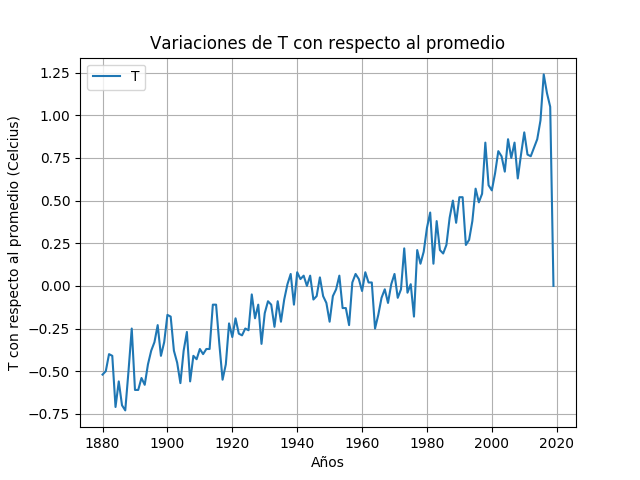

Python code for this plot:
import numpy as np
import matplotlib.pylab as plt

a=np.genfromtxt('TempPomedios.txt')

plt.figure()
plt.plot(a[:,0],a[:,1],label='T')
plt.title('Variaciones de T con respecto al promedio')
plt.xlabel('Años')
plt.ylabel('T con respecto al promedio (Celcius)')
plt.grid()
plt.legend()
plt.savefig('plotTemp.png')
plt.close()